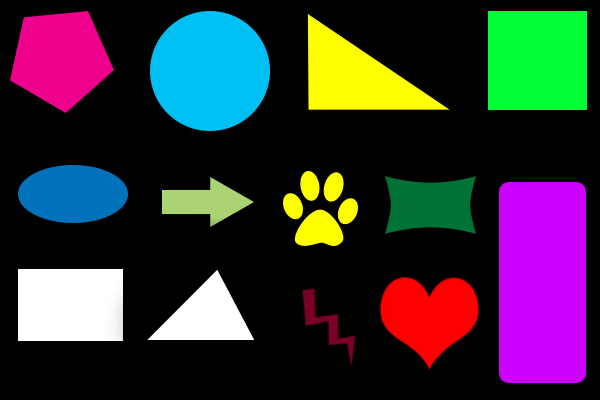
//> input picture input/2.png, 600 x 400 px
$ ./detect_circle_to_image_contours   (built with g++ and OpenCV 4)
//> lines starting //> are read from the running program, lines starting //| are printed output that depends on the picture; after the words box and inside, x2 and y2 are one past the last pixel; in counts of white or black regions, pixels touching at a corner belong together
#include "opencv2/imgproc/imgproc.hpp"
#include "opencv2/highgui/highgui.hpp"
#include "opencv2/core/core.hpp"
#include "opencv/highgui.h"
#include "opencv/cv.h"
#include <iostream>
#include <sstream>
#include <stdio.h>
#include <string>
#include <cmath>

using namespace cv;
using namespace std;

int main()
{
	Mat src = imread("2.png");
//> src is the input picture: 400 rows x 600 cols, CV_8UC3; mean B, G, R 54.3, 48, 52.4
	if (src.empty())
		return -1;
	// Convert to grayscale
	Mat gray;
	cvtColor(src, gray, CV_BGR2GRAY);
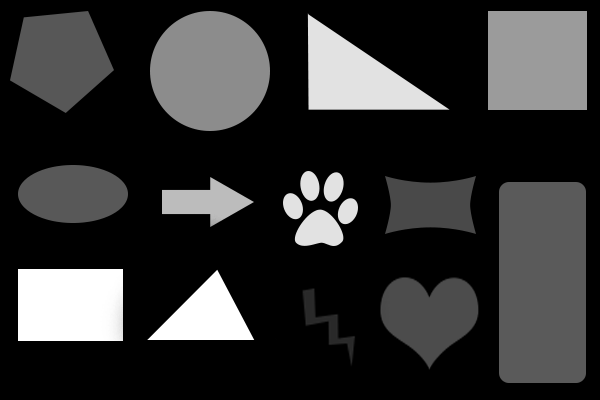
//> gray: 400 rows x 600 cols, CV_8UC1; min 0, max 255, mean 50
	// Use Canny instead of threshold to catch squares with gradient shading
	Mat bw;
	Canny(gray, bw, 0, 50, 5);
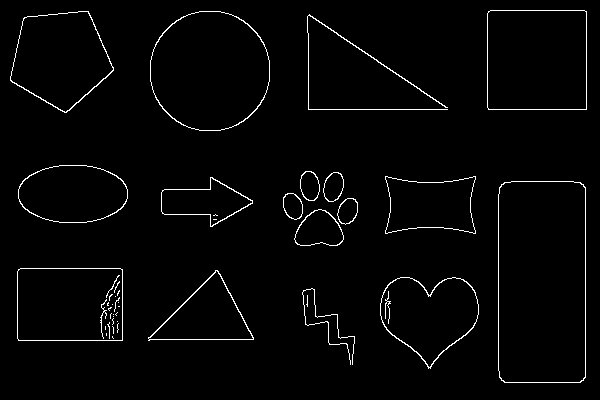
//> bw: 400 rows x 600 cols, CV_8UC1; 2.2% white in thin lines or dots, all inside (x1, y1, x2, y2) = (10, 10, 587, 383)
	// Find contours
	vector<vector<Point> > contours;
	findContours(bw.clone(), contours, CV_RETR_EXTERNAL, CV_CHAIN_APPROX_SIMPLE);
//> contours = 18 contours, 2 with area under 20; largest, box (x1, y1, x2, y2) and area: (498, 181, 586, 383) 17392, (150, 11, 270, 131) 11337, (487, 10, 587, 110) 9794, (17, 268, 123, 341) 7553, (10, 11, 114, 113) 7210
	// The array for storing the approximation curve
	vector<Point> approx;
	// We'll put the labels in this destination image
	Mat dst = cvCreateMat(src.rows, src.cols, CV_8UC3);
	for (int i = 0; i<dst.cols * 3; i++)
		for (int j = 0; j<dst.rows; j++)
			dst.at<uchar>(Point(i, j)) = 255;
//> dst: 400 rows x 600 cols, CV_8UC3; every value is 255
	// loop
	for (int i = 0; i < contours.size(); i++)
	{
		// Approximate contour with accuracy proportional
		// to the contour perimeter
		approxPolyDP(Mat(contours[i]), approx, arcLength(Mat(contours[i]), true)*0.02, true);
		// Skip small or non-convex objects
		if (fabs(contourArea(contours[i])) < 100 || !isContourConvex(approx))
			continue;
		// Circle
		if (approx.size() > 6)
		{
			double area = contourArea(contours[i]);
			Rect r = boundingRect(contours[i]);
			int radius = r.width / 2;

			if (abs(1 - ((double)r.width / r.height)) <= 0.2 &&
				abs(1 - (area / (CV_PI * pow(radius, 2)))) <= 0.2)
			{
				Rect roi = Rect(r.x, r.y, r.width, r.height);
				Mat roi_img = src(roi);
				roi_img.copyTo(dst(roi));
			}
		}
	}
//> this loop made 18 passes
//> (area, r, radius) on passes 7, 8, 12, 13, 14: (394.5, Rect(337, 198, 21, 27), 10), (394.5, Rect(283, 193, 20, 27), 10), (448, Rect(323, 172, 21, 30), 10), (446, Rect(300, 171, 20, 30), 10), (5013, Rect(18, 165, 110, 58), 55)
//> (area, radius, roi) on pass 16: (11337, 60, Rect(150, 11, 120, 120))
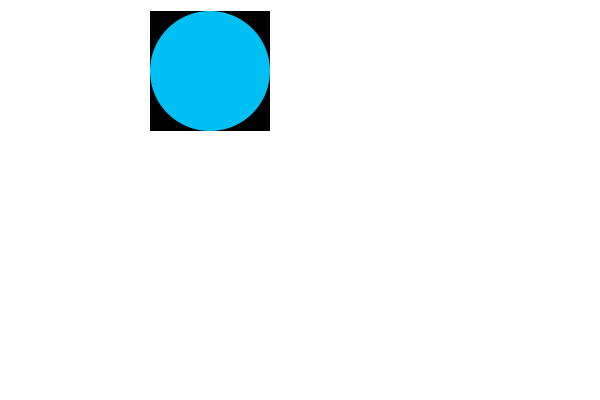
//> dst: 400 rows x 600 cols, CV_8UC3; mean B, G, R 251.1, 248.7, 239.7
	imshow("Image", src);
	imshow("Circles Image", dst);
	/////////////////////////////////////////////////////////////
	// Close
	waitKey(0);
	return 0; // yea, c++, no cleanup nessecary!
}

$ run again, with input/3.png copied over input/2.png
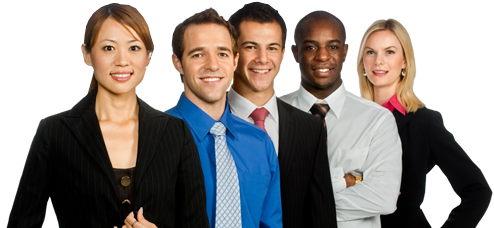
//> input picture input/3.png, 494 x 228 px
//> src is the input picture: 228 rows x 494 cols, CV_8UC3; mean B, G, R 137.9, 140.4, 145.8
//> `cvtColor(src, gray, CV_BGR2GRAY);`:
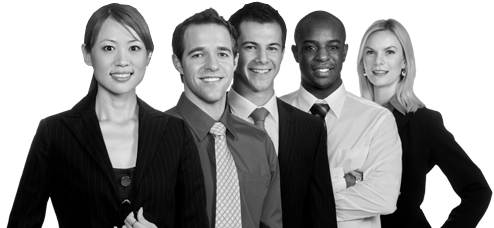
//> gray: 228 rows x 494 cols, CV_8UC1; min 0, max 255, mean 141.7
//> `Canny(gray, bw, 0, 50, 5);`:
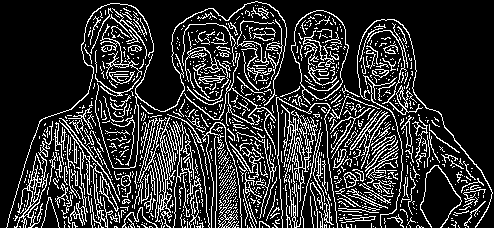
//> bw: 228 rows x 494 cols, CV_8UC1; 19% white in thin lines or dots
//> contours = 1132 contours, 1076 with area under 20; largest, box (x1, y1, x2, y2) and area: (291, 10, 349, 105) 3690, (281, 104, 318, 202) 246, (350, 110, 390, 169) 244, (367, 23, 423, 115) 196, (91, 163, 119, 228) 193
//> the loop `for (int i = 0; i < contours.size(); i++)` made 1132 passes
//> approx on passes 1 to 3: 1 Point (x, y): [465, 227], 1 Point (x, y): [448, 227], 1 Point (x, y): [375, 227]
//> after the loop `for (int i = 0; i < contours.size(); i++)`: approx = 13 Points (x, y), first 12: [278, 11], [175, 27], [184, 89], [137, 95], [152, 54], [133, 167], [97, 83], [112, 167], [137, 96], [177, 104], [198, 12], [278, 12]

$ run again, with input/4.png copied over input/2.png
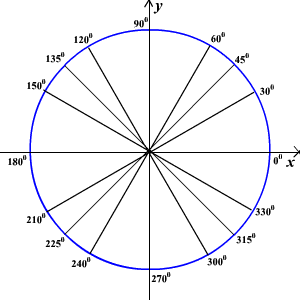
//> input picture input/4.png, 300 x 300 px
//> src is the input picture: 300 rows x 300 cols, CV_8UC3; mean B, G, R 246.3, 242.9, 242.9
//> `cvtColor(src, gray, CV_BGR2GRAY);`:
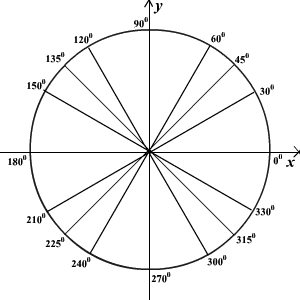
//> gray: 300 rows x 300 cols, CV_8UC1; min 0, max 255, mean 243.3
//> `Canny(gray, bw, 0, 50, 5);`:
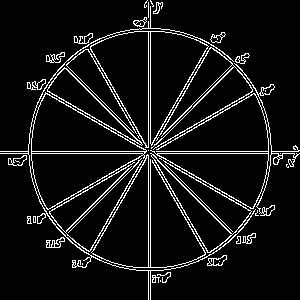
//> bw: 300 rows x 300 cols, CV_8UC1; 7.7% white in thin lines or dots
//> contours = 36 contours, 13 with area under 20; largest, box (x1, y1, x2, y2) and area: (31, 92, 206, 268) 10768, (90, 31, 209, 148) 7188, (150, 93, 269, 209) 3342, (150, 153, 252, 253) 1846, (47, 67, 143, 146) 1717
//> the loop `for (int i = 0; i < contours.size(); i++)` made 36 passes
//> approx on passes 1, 4, 9, 13, 14, 16, 18: 2 Points (x, y): [160, 280], [160, 281], 2 Points (x, y): [82, 263], [82, 264], 4 Points (x, y): [33, 216], [33, 222], [35, 222], [35, 216], 2 Points (x, y): [165, 164], [232, 231], 2 Points (x, y): [141, 158], [68, 232], 1 Point (x, y): [280, 153], 1 Point (x, y): [148, 150]
//> after the loop `for (int i = 0; i < contours.size(); i++)`: approx = 8 Points (x, y): [147, 0], [144, 4], [144, 7], [146, 6], [146, 5], [145, 7], [144, 6], [144, 4]

$ run again, with input/5.png copied over input/2.png
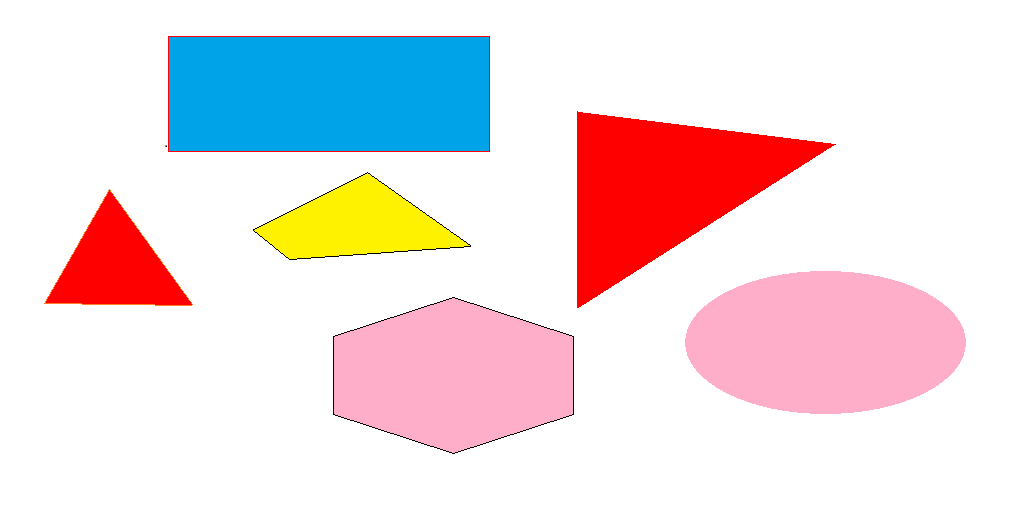
//> input picture input/5.png, 1021 x 507 px
//> src is the input picture: 507 rows x 1021 cols, CV_8UC3; mean B, G, R 224.5, 221.2, 236.5
//> `cvtColor(src, gray, CV_BGR2GRAY);`:
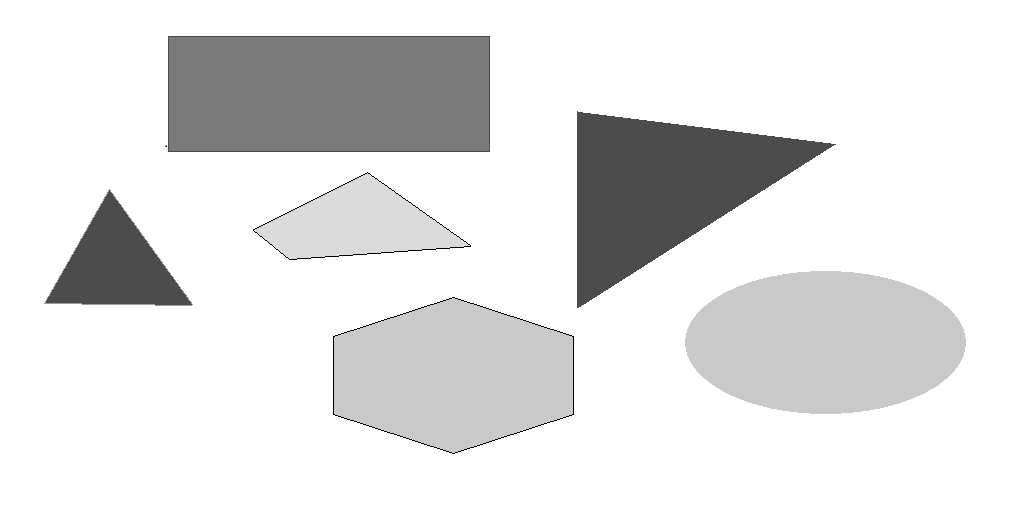
//> gray: 507 rows x 1021 cols, CV_8UC1; min 0, max 255, mean 226.1
//> `Canny(gray, bw, 0, 50, 5);`:
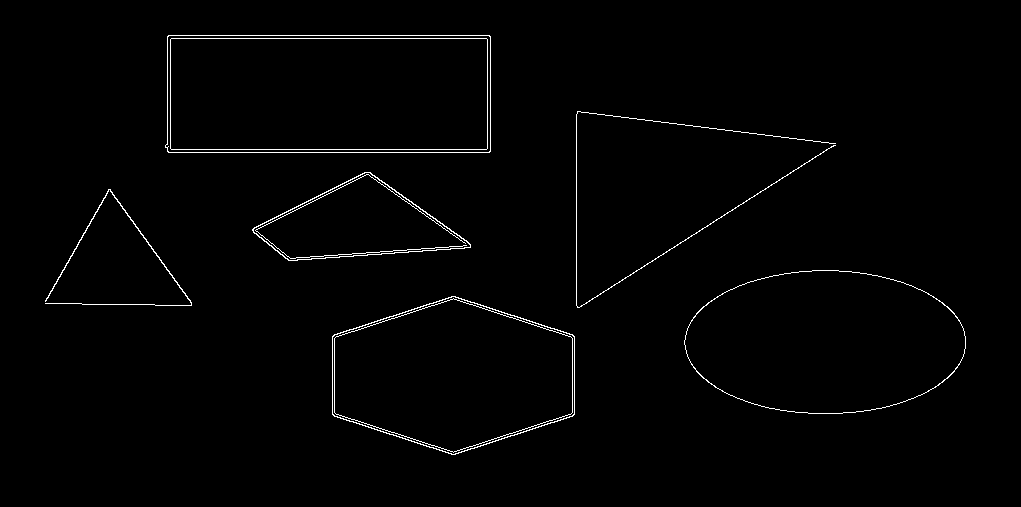
//> bw: 507 rows x 1021 cols, CV_8UC1; 1.2% white in thin lines or dots, all inside (x1, y1, x2, y2) = (45, 35, 966, 455)
//> contours = 6 contours; box (x1, y1, x2, y2) and area: (165, 35, 491, 153) 37796, (684, 270, 966, 414) 31543, (332, 296, 575, 455) 28874, (252, 172, 471, 261) 10754, (45, 189, 192, 306) 146, (576, 111, 836, 308) 71
//> the loop `for (int i = 0; i < contours.size(); i++)` made 6 passes
//> (area, r, radius) on pass 2: (31543, Rect(684, 270, 282, 144), 141)
